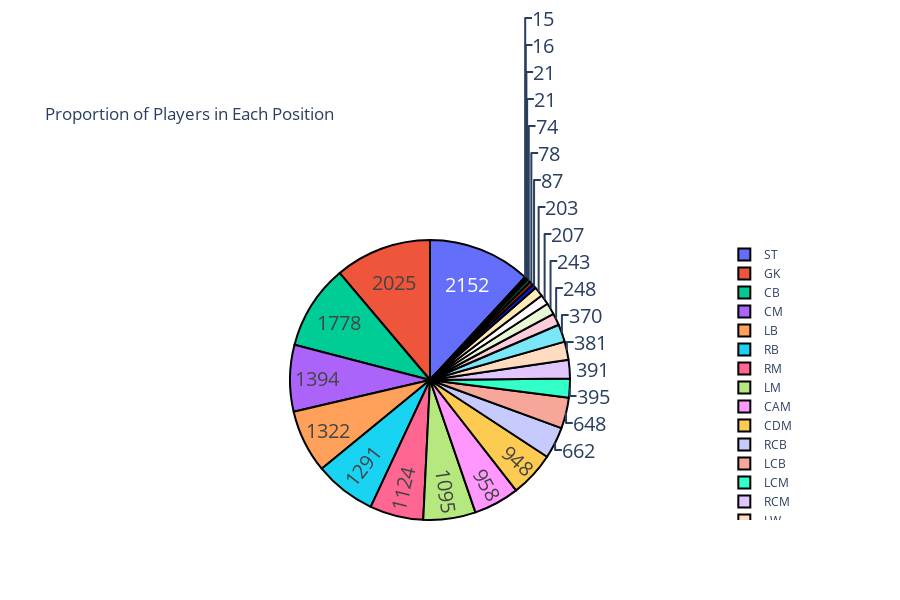

Notebook cell for this chart:
### Code cell
# Count the number of players in each position
position_counts = df_gl['Position'].value_counts()

# Find the position with the maximum and minimum number of players
max_position = position_counts.idxmax()
min_position = position_counts.idxmin()

print(f"The position with the maximum number of players is {max_position}")
print(f"The position with the minimum number of players is {min_position}")

# Create a pie chart with hover text
fig = go.Figure(data=[go.Pie(labels=position_counts.index, 
                             values=position_counts, 
                             hoverinfo='label+percent', 
                             textinfo='value', 
                             textfont_size=20,
                             marker=dict(line=dict(color='#000000', width=2)))])
fig.update_layout(title_text="Proportion of Players in Each Position",
                  height=600)

fig.show()

### Figure 1 — Plotly figure (JSON) as saved in the notebook; plotly's stock layout.template omitted (floating-point values rounded to 4 significant figures)
{"data": [{"hoverinfo": "label+percent", "labels": ["ST", "GK", "CB", "CM", "LB", "RB", "RM", "LM", "CAM", "CDM", "RCB", "LCB", "LCM", "RCM", "LW", "RW", "RDM", "LDM", "LS", "RS", "RWB", "LWB", "CF", "LAM", "RAM", "RF", "LF"], "marker": {"line": {"color": "#000000", "width": 2}}, "textfont": {"size": 20}, "textinfo": "value", "type": "pie", "values": [2152, 2025, 1778, 1394, 1322, 1291, 1124, 1095, 958, 948, 662, 648, 395, 391, 381, 370, 248, 243, 207, 203, 87, 78, 74, 21, 21, 16, 15]}], "layout": {"height": 600, "title": {"text": "Proportion of Players in Each Position"}}}
